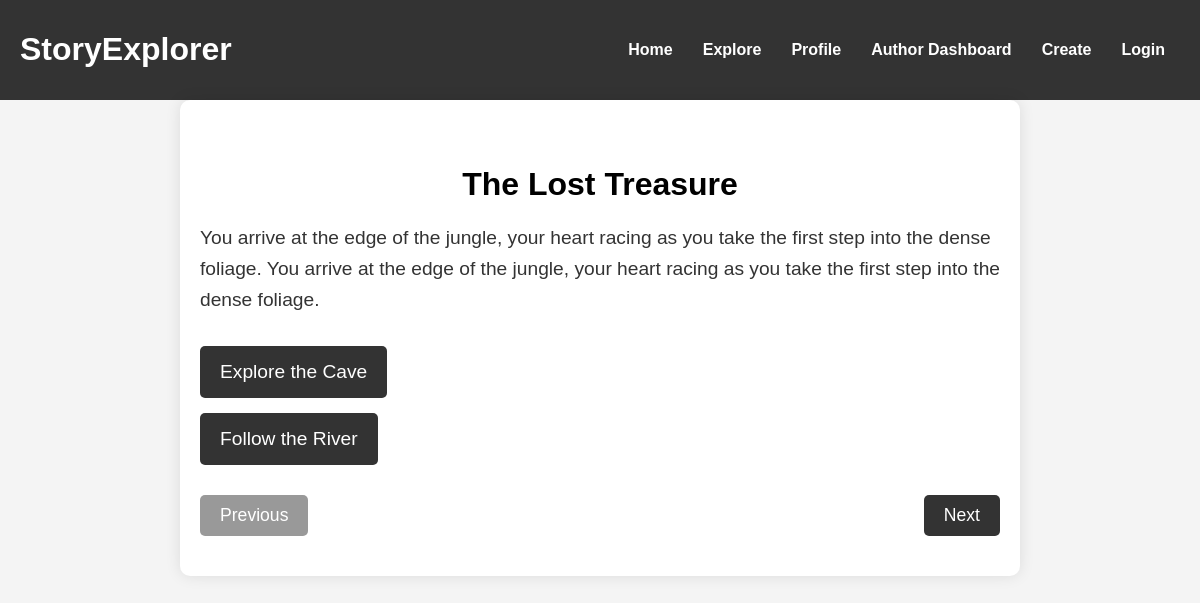
Page /reader.php on the committed database.
### tables this page shows
CREATE TABLE IF NOT EXISTS `stories` (
  `id` int(11) NOT NULL AUTO_INCREMENT,
  `title` varchar(255) NOT NULL,
  `author_id` int(11) DEFAULT NULL,
  `description` text DEFAULT NULL,
  `created_at` timestamp NOT NULL DEFAULT current_timestamp(),
  `updated_at` timestamp NOT NULL DEFAULT current_timestamp() ON UPDATE current_timestamp(),
  `genre` varchar(100) DEFAULT NULL,
  `tags` varchar(255) DEFAULT NULL,
  `rating` decimal(2,1) DEFAULT NULL,
  PRIMARY KEY (`id`),
  KEY `author_id` (`author_id`)
);

CREATE TABLE IF NOT EXISTS `chapters` (
  `id` int(11) NOT NULL AUTO_INCREMENT,
  `story_id` int(11) DEFAULT NULL,
  `title` varchar(255) NOT NULL,
  `content` text NOT NULL,
  `position` int(11) NOT NULL,
  `created_at` timestamp NOT NULL DEFAULT current_timestamp(),
  `updated_at` timestamp NOT NULL DEFAULT current_timestamp() ON UPDATE current_timestamp(),
  PRIMARY KEY (`id`),
  KEY `story_id` (`story_id`)
);

CREATE TABLE IF NOT EXISTS `choices` (
  `id` int(11) NOT NULL AUTO_INCREMENT,
  `chapter_id` int(11) DEFAULT NULL,
  `text` varchar(255) NOT NULL,
  `next_chapter_id` int(11) DEFAULT NULL,
  `created_at` timestamp NOT NULL DEFAULT current_timestamp(),
  `updated_at` timestamp NOT NULL DEFAULT current_timestamp() ON UPDATE current_timestamp(),
  PRIMARY KEY (`id`),
  KEY `chapter_id` (`chapter_id`),
  KEY `next_chapter_id` (`next_chapter_id`)
);

### models/Story.php (called while the page is built, shortened)
<?php
class Story
{
    private $conn;
    private $table_name = "stories";
    public function __construct($db)
    {
        $this->conn = $db;
    }
    public function getStoryById($story_id)
    {
        $query = "SELECT id, title, description, genre, tags, created_at, rating, author_id FROM " . $this->table_name . " WHERE id = :story_id LIMIT 1";
        $stmt = $this->conn->prepare($query);
        $stmt->bindParam(':story_id', $story_id);
        $stmt->execute();
        return $stmt->fetch(PDO::FETCH_ASSOC);
    }
}
?>

### models/Chapter.php (called while the page is built, shortened)
<?php
class Chapter {
    private $conn;
    private $table = 'chapters';
    public function __construct($db) {
        $this->conn = $db;
    }
    public function getFirstChapter($story_id) {
        $query = "SELECT id FROM " . $this->table . " WHERE story_id = :story_id ORDER BY id ASC LIMIT 1";
        $stmt = $this->conn->prepare($query);
        $stmt->bindParam(':story_id', $story_id);
        $stmt->execute();
        $row = $stmt->fetch(PDO::FETCH_ASSOC);
        return $row ? $row['id'] : null;
    }
    public function getChapterById($chapter_id) {
        $query = "SELECT * FROM " . $this->table . " WHERE id = :chapter_id";
        $stmt = $this->conn->prepare($query);
        $stmt->bindParam(':chapter_id', $chapter_id);
        $stmt->execute();
        return $stmt->fetch(PDO::FETCH_ASSOC);
    }
    public function getPreviousChapter($chapter_id) {
        $query = "SELECT id FROM " . $this->table . " WHERE id < :chapter_id ORDER BY id DESC LIMIT 1";
        $stmt = $this->conn->prepare($query);
        $stmt->bindParam(':chapter_id', $chapter_id);
        $stmt->execute();
        $row = $stmt->fetch(PDO::FETCH_ASSOC);
        return $row ? $row['id'] : null;
    }
    public function getNextChapter($chapter_id) {
        $query = "SELECT id FROM " . $this->table . " WHERE id > :chapter_id ORDER BY id ASC LIMIT 1";
        $stmt = $this->conn->prepare($query);
        $stmt->bindParam(':chapter_id', $chapter_id);
        $stmt->execute();
        $row = $stmt->fetch(PDO::FETCH_ASSOC);
        return $row ? $row['id'] : null;
    }
}

### models/Choice.php (called while the page is built, shortened)
<?php
class Choice {
    private $conn;
    private $table = 'choices';
    public function __construct($db) {
        $this->conn = $db;
    }
    public function getChoicesByChapterId($chapter_id) {
        $query = "SELECT * FROM " . $this->table . " WHERE chapter_id = :chapter_id";
        $stmt = $this->conn->prepare($query);
        $stmt->bindParam(':chapter_id', $chapter_id);
        $stmt->execute();
        return $stmt->fetchAll(PDO::FETCH_ASSOC);
    }
}

### public/reader.php (the view, shortened to what this page needs)
<?php
include '../models/Story.php';
include '../models/Chapter.php';
include '../models/Choice.php';
$database = new Database();
$db = $database->getConnection();
$story = new Story($db);
$chapter = new Chapter($db);
$choice = new Choice($db);
$story_id = isset($_GET['story_id']) ? $_GET['story_id'] : 1;
$chapter_id = isset($_GET['chapter_id']) ? $_GET['chapter_id'] : $chapter->getFirstChapter($story_id);
$story_details = $story->getStoryById($story_id);
$chapter_details = $chapter->getChapterById($chapter_id);
$choices = $choice->getChoicesByChapterId($chapter_id);
?>
<!DOCTYPE html>
<html lang="en">
<head>
    <link rel="stylesheet" href="styles.css">
</head>
<body>
    <header>
        <div class="navbar">
            <h1 class="logo">StoryExplorer</h1>
            <nav>
            <ul>
                    <li><a href="index.php">Home</a></li>
                    <li><a href="stories.php">Explore</a></li>
                    <li><a href="profile.php">Profile</a></li>
                    <li><a href="author.php">Author Dashboard</a></li>
                    <li><a href="create.php">Create</a></li>
                    <li><a href="login.php">Login</a></li>
                </ul>
            </nav>
        </div>
    </header>
    <section class="story-reader">
        <div class="story-content">
            <h2><?php echo $story_details['title']; ?></h2>
            <p>
                <?php echo nl2br($chapter_details['content']);  ?>
                <?php echo $chapter_details['content'];  ?>
            </p>
            <div class="choices">
                <?php foreach ($choices as $choice) { ?>
                    <form action="reader.php" method="GET">
                        <button type="submit" class="choice-button"><?php echo $choice['text']; ?></button>
                    </form>
                <?php } ?>
            </div>
        </div>
        <div class="story-navigation">
            <?php $previous_chapter = $chapter->getPreviousChapter($chapter_id); ?>
            <?php $next_chapter = $chapter->getNextChapter($chapter_id); ?>
            <form action="reader.php" method="GET" class="inline-form">
                <button type="submit" class="nav-button" <?php if (!$previous_chapter) echo 'disabled'; ?>>Previous</button>
            </form>
            <form action="reader.php" method="GET" class="inline-form">
                <button type="submit" class="nav-button" <?php if (!$next_chapter) echo 'disabled'; ?>>Next</button>
            </form>
        </div>
    </section>
</body>
</html>

### public/styles.css (style rules this page uses)
body { font-family: Arial, sans-serif; margin: 0; padding: 0; box-sizing: border-box; background-color: #f4f4f4; }
header { background-color: #333; color: white; padding: 10px 20px; }
.navbar { display: flex !important; justify-content: space-between !important; align-items: center; }
.navbar ul { list-style: none; margin: 0; padding: 0; display: flex; }
.navbar ul li { margin: 0 15px; }
.navbar ul li a { color: white; text-decoration: none; font-weight: bold; }
.story-reader { padding: 40px 20px; max-width: 800px; margin: 0 auto; background-color: #fff; border-radius: 10px; box-shadow: 0 0 15px rgba(0, 0, 0, 0.1); }
.story-content { margin-bottom: 30px; }
.story-content h2 { font-size: 2em; margin-bottom: 20px; text-align: center; }
.story-content p { font-size: 1.2em; line-height: 1.6; margin-bottom: 30px; color: #333; }
.choices { display: flex; flex-direction: column; gap: 15px; }
.choice-button { padding: 15px 20px; font-size: 1.2em; background-color: #333; color: white; border: none; border-radius: 5px; cursor: pointer; transition: background-color 0.3s ease; }
.story-navigation { display: flex; justify-content: space-between; margin-top: 30px; }
.nav-button { padding: 10px 20px; font-size: 1.1em; background-color: #333; color: white; border: none; border-radius: 5px; cursor: pointer; transition: background-color 0.3s ease; }
.nav-button:disabled { background-color: #999; cursor: not-allowed; }
.navbar .logo { font-size: 2em; }
h2 { font-size: 2.5em; margin-bottom: 20px; }
p { font-size: 1.2em; color: #666; }
a { color: #007bff; text-decoration: none; }
button { padding: 0.75rem 1.5rem; background-color: #333; color: #fff; border: none; border-radius: 4px; cursor: pointer; }

### rows in the picture
stories: title "The Lost Treasure"
chapters: content "You arrive at the edge of the jungle, your heart racing as you take the first step into the dense foliage."
choices: text "Explore the Cave"
choices: text "Follow the River"
